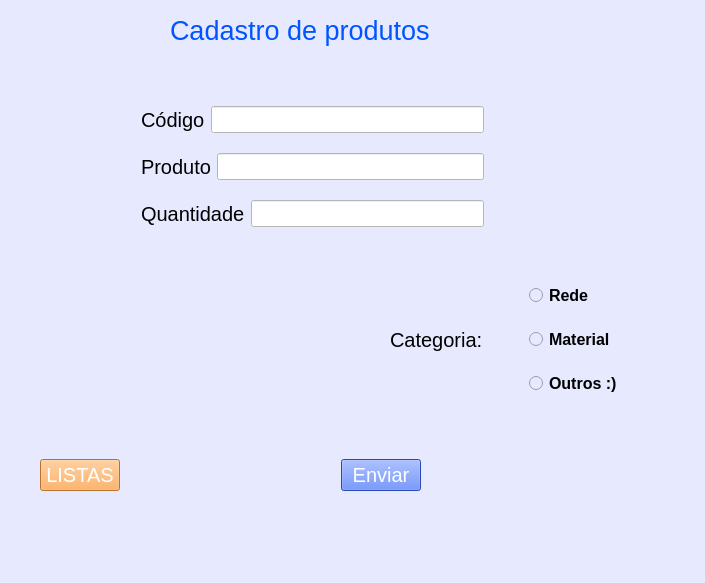
<?xml version="1.0" encoding="UTF-8"?>
<ui version="4.0">
 <class>MainWindow</class>
 <widget class="QMainWindow" name="MainWindow">
  <property name="geometry">
   <rect>
    <x>0</x>
    <y>0</y>
    <width>705</width>
    <height>583</height>
   </rect>
  </property>
  <property name="windowTitle">
   <string>MainWindow</string>
  </property>
  <property name="styleSheet">
   <string notr="true">background-color: rgb(231, 234, 255)
</string>
  </property>
  <widget class="QWidget" name="centralwidget">
   <widget class="QLabel" name="label_4">
    <property name="geometry">
     <rect>
      <x>170</x>
      <y>10</y>
      <width>341</width>
      <height>41</height>
     </rect>
    </property>
    <property name="font">
     <font>
      <pointsize>20</pointsize>
     </font>
    </property>
    <property name="styleSheet">
     <string notr="true">color: rgb(0, 85, 255);</string>
    </property>
    <property name="text">
     <string>Cadastro de produtos</string>
    </property>
   </widget>
   <widget class="QWidget" name="layoutWidget">
    <property name="geometry">
     <rect>
      <x>390</x>
      <y>270</y>
      <width>272</width>
      <height>139</height>
     </rect>
    </property>
    <layout class="QHBoxLayout" name="horizontalLayout">
     <item>
      <widget class="QLabel" name="label_5">
       <property name="font">
        <font>
         <pointsize>15</pointsize>
        </font>
       </property>
       <property name="text">
        <string>Categoria:</string>
       </property>
      </widget>
     </item>
     <item>
      <layout class="QVBoxLayout" name="verticalLayout">
       <item>
        <widget class="QRadioButton" name="radioButton_rede">
         <property name="font">
          <font>
           <pointsize>12</pointsize>
           <weight>75</weight>
           <bold>true</bold>
          </font>
         </property>
         <property name="text">
          <string>Rede</string>
         </property>
        </widget>
       </item>
       <item>
        <widget class="QRadioButton" name="radioButton_material">
         <property name="font">
          <font>
           <pointsize>12</pointsize>
           <weight>75</weight>
           <bold>true</bold>
          </font>
         </property>
         <property name="text">
          <string>Material </string>
         </property>
        </widget>
       </item>
       <item>
        <widget class="QRadioButton" name="radioButton_outros">
         <property name="font">
          <font>
           <pointsize>12</pointsize>
           <weight>75</weight>
           <bold>true</bold>
          </font>
         </property>
         <property name="text">
          <string>Outros :)</string>
         </property>
        </widget>
       </item>
      </layout>
     </item>
    </layout>
   </widget>
   <widget class="QWidget" name="layoutWidget">
    <property name="geometry">
     <rect>
      <x>40</x>
      <y>420</y>
      <width>381</width>
      <height>111</height>
     </rect>
    </property>
    <layout class="QHBoxLayout" name="horizontalLayout_5">
     <item>
      <widget class="QPushButton" name="btn_lista">
       <property name="font">
        <font>
         <pointsize>15</pointsize>
        </font>
       </property>
       <property name="cursor">
        <cursorShape>PointingHandCursor</cursorShape>
       </property>
       <property name="styleSheet">
        <string notr="true">background-color: rgb(255, 160, 65);
color: rgb(255, 255, 255);</string>
       </property>
       <property name="text">
        <string>LISTAS</string>
       </property>
      </widget>
     </item>
     <item>
      <spacer name="horizontalSpacer">
       <property name="orientation">
        <enum>Qt::Horizontal</enum>
       </property>
       <property name="sizeHint" stdset="0">
        <size>
         <width>138</width>
         <height>20</height>
        </size>
       </property>
      </spacer>
     </item>
     <item>
      <widget class="QPushButton" name="btn_enviar">
       <property name="font">
        <font>
         <pointsize>15</pointsize>
        </font>
       </property>
       <property name="cursor">
        <cursorShape>PointingHandCursor</cursorShape>
       </property>
       <property name="styleSheet">
        <string notr="true">background-color: rgb(55, 102, 255);
color: rgb(255, 255, 255);</string>
       </property>
       <property name="text">
        <string>Enviar</string>
       </property>
      </widget>
     </item>
    </layout>
   </widget>
   <widget class="QWidget" name="layoutWidget">
    <property name="geometry">
     <rect>
      <x>141</x>
      <y>92</y>
      <width>343</width>
      <height>151</height>
     </rect>
    </property>
    <layout class="QVBoxLayout" name="verticalLayout_2">
     <item>
      <layout class="QHBoxLayout" name="horizontalLayout_2">
       <item>
        <widget class="QLabel" name="label">
         <property name="font">
          <font>
           <pointsize>15</pointsize>
          </font>
         </property>
         <property name="text">
          <string>Código</string>
         </property>
        </widget>
       </item>
       <item>
        <widget class="QLineEdit" name="lineCod">
         <property name="font">
          <font>
           <pointsize>12</pointsize>
          </font>
         </property>
         <property name="styleSheet">
          <string notr="true">background-color: rgb(255, 255, 255);</string>
         </property>
        </widget>
       </item>
      </layout>
     </item>
     <item>
      <layout class="QHBoxLayout" name="horizontalLayout_3">
       <item>
        <widget class="QLabel" name="label_2">
         <property name="font">
          <font>
           <pointsize>15</pointsize>
          </font>
         </property>
         <property name="text">
          <string>Produto</string>
         </property>
        </widget>
       </item>
       <item>
        <widget class="QLineEdit" name="lineProd">
         <property name="font">
          <font>
           <pointsize>12</pointsize>
          </font>
         </property>
         <property name="styleSheet">
          <string notr="true">background-color: rgb(255, 255, 255);</string>
         </property>
        </widget>
       </item>
      </layout>
     </item>
     <item>
      <layout class="QHBoxLayout" name="horizontalLayout_6">
       <item>
        <widget class="QLabel" name="label_6">
         <property name="font">
          <font>
           <pointsize>15</pointsize>
          </font>
         </property>
         <property name="text">
          <string>Quantidade</string>
         </property>
        </widget>
       </item>
       <item>
        <widget class="QLineEdit" name="lineQuant">
         <property name="font">
          <font>
           <pointsize>12</pointsize>
          </font>
         </property>
         <property name="styleSheet">
          <string notr="true">background-color: rgb(255, 255, 255);</string>
         </property>
        </widget>
       </item>
      </layout>
     </item>
    </layout>
   </widget>
  </widget>
  <widget class="QMenuBar" name="menubar">
   <property name="geometry">
    <rect>
     <x>0</x>
     <y>0</y>
     <width>705</width>
     <height>26</height>
    </rect>
   </property>
  </widget>
  <widget class="QStatusBar" name="statusbar"/>
 </widget>
 <resources/>
 <connections/>
</ui>
